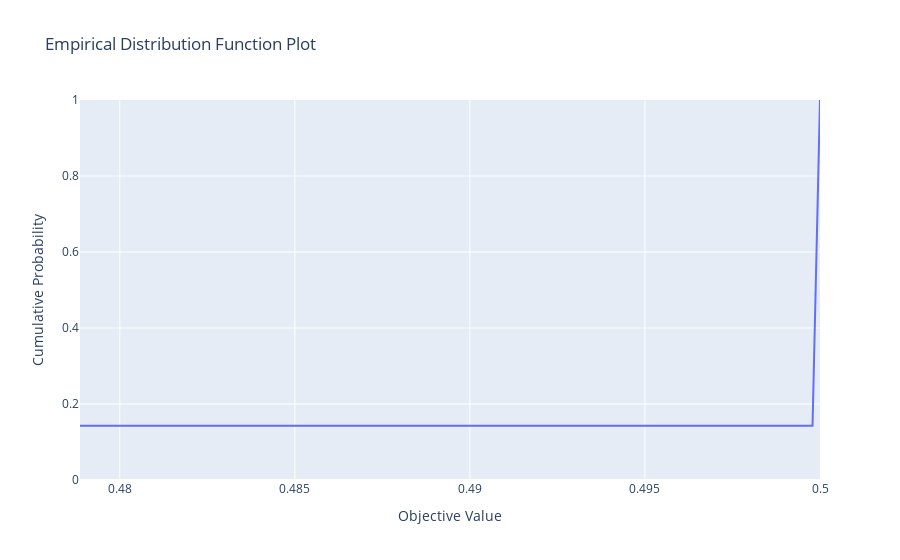

Notebook code for this chart:
### Code cell
# Visualize empirical distribution function of the objective.
plot_edf(study)
